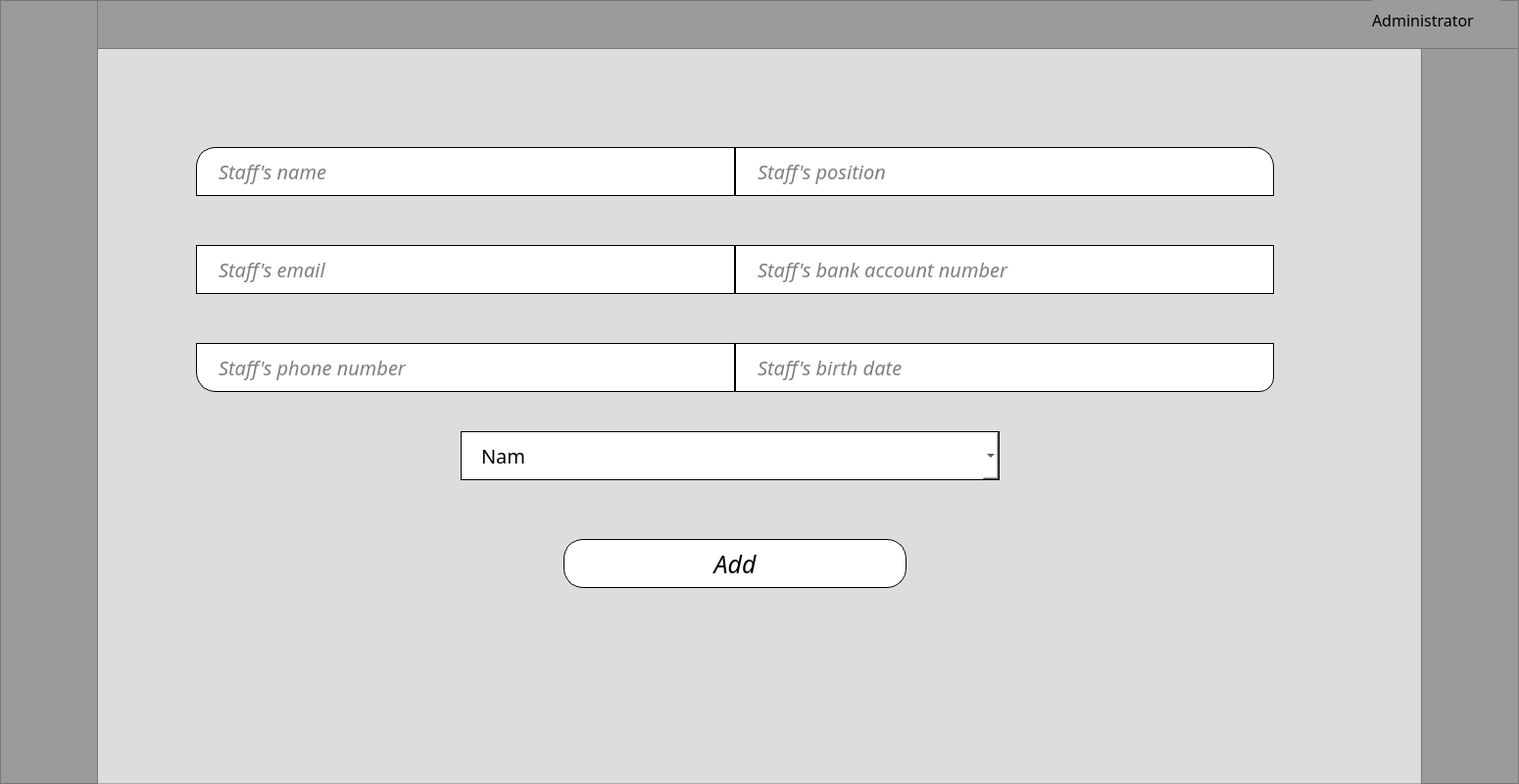
<?xml version="1.0" encoding="UTF-8"?>
<ui version="4.0">
 <class>MainWindow</class>
 <widget class="QMainWindow" name="MainWindow">
  <property name="geometry">
   <rect>
    <x>0</x>
    <y>0</y>
    <width>1550</width>
    <height>800</height>
   </rect>
  </property>
  <property name="windowTitle">
   <string>MainWindow</string>
  </property>
  <widget class="QWidget" name="centralwidget">
   <widget class="QFrame" name="frame">
    <property name="geometry">
     <rect>
      <x>0</x>
      <y>0</y>
      <width>1550</width>
      <height>800</height>
     </rect>
    </property>
    <property name="font">
     <font>
      <italic>false</italic>
      <underline>true</underline>
     </font>
    </property>
    <property name="styleSheet">
     <string notr="true">background:#ddddde</string>
    </property>
    <property name="frameShape">
     <enum>QFrame::StyledPanel</enum>
    </property>
    <property name="frameShadow">
     <enum>QFrame::Raised</enum>
    </property>
    <widget class="QFrame" name="frame_3">
     <property name="geometry">
      <rect>
       <x>0</x>
       <y>0</y>
       <width>1550</width>
       <height>50</height>
      </rect>
     </property>
     <property name="styleSheet">
      <string notr="true">background:#9b9b9b</string>
     </property>
     <property name="frameShape">
      <enum>QFrame::StyledPanel</enum>
     </property>
     <property name="frameShadow">
      <enum>QFrame::Raised</enum>
     </property>
     <widget class="QLabel" name="label_2">
      <property name="geometry">
       <rect>
        <x>10</x>
        <y>10</y>
        <width>80</width>
        <height>80</height>
       </rect>
      </property>
      <property name="text">
       <string/>
      </property>
      <property name="pixmap">
       <pixmap>../Downloads/Thiết_kế_chưa_có_tên__2_-removebg-preview.png</pixmap>
      </property>
      <property name="scaledContents">
       <bool>true</bool>
      </property>
     </widget>
     <widget class="QLabel" name="label_8">
      <property name="geometry">
       <rect>
        <x>1350</x>
        <y>5</y>
        <width>40</width>
        <height>40</height>
       </rect>
      </property>
      <property name="text">
       <string/>
      </property>
      <property name="pixmap">
       <pixmap>../Users/Hello/Downloads/UICON/img/365557112_256733483966404_2319603164221613727_n-fotor-20230814142752.png</pixmap>
      </property>
      <property name="scaledContents">
       <bool>true</bool>
      </property>
     </widget>
     <widget class="QLabel" name="Name_2">
      <property name="geometry">
       <rect>
        <x>1400</x>
        <y>0</y>
        <width>131</width>
        <height>41</height>
       </rect>
      </property>
      <property name="font">
       <font>
        <family>Segoe UI Semilight</family>
        <pointsize>12</pointsize>
        <weight>50</weight>
        <bold>false</bold>
       </font>
      </property>
      <property name="text">
       <string>Administrator</string>
      </property>
     </widget>
    </widget>
    <widget class="QFrame" name="frame_4">
     <property name="geometry">
      <rect>
       <x>0</x>
       <y>0</y>
       <width>100</width>
       <height>800</height>
      </rect>
     </property>
     <property name="styleSheet">
      <string notr="true">background:#9b9b9b</string>
     </property>
     <property name="frameShape">
      <enum>QFrame::StyledPanel</enum>
     </property>
     <property name="frameShadow">
      <enum>QFrame::Raised</enum>
     </property>
     <widget class="QLabel" name="label_3">
      <property name="geometry">
       <rect>
        <x>22</x>
        <y>20</y>
        <width>55</width>
        <height>55</height>
       </rect>
      </property>
      <property name="text">
       <string/>
      </property>
      <property name="pixmap">
       <pixmap>../Users/Hello/Downloads/Thiết_kế_chưa_có_tên__2_-removebg-preview.png</pixmap>
      </property>
      <property name="scaledContents">
       <bool>true</bool>
      </property>
     </widget>
     <widget class="QLabel" name="home">
      <property name="geometry">
       <rect>
        <x>20</x>
        <y>100</y>
        <width>60</width>
        <height>60</height>
       </rect>
      </property>
      <property name="text">
       <string/>
      </property>
      <property name="pixmap">
       <pixmap>../Users/Hello/Downloads/UICON/customer.png</pixmap>
      </property>
      <property name="scaledContents">
       <bool>true</bool>
      </property>
     </widget>
     <widget class="QLabel" name="label">
      <property name="geometry">
       <rect>
        <x>20</x>
        <y>20</y>
        <width>60</width>
        <height>60</height>
       </rect>
      </property>
      <property name="text">
       <string/>
      </property>
      <property name="pixmap">
       <pixmap>../Users/Hello/Downloads/Thiết kế chưa có tên (1).png</pixmap>
      </property>
      <property name="scaledContents">
       <bool>true</bool>
      </property>
     </widget>
     <widget class="QLabel" name="insert">
      <property name="geometry">
       <rect>
        <x>20</x>
        <y>260</y>
        <width>60</width>
        <height>60</height>
       </rect>
      </property>
      <property name="text">
       <string/>
      </property>
      <property name="pixmap">
       <pixmap>../Users/Hello/Downloads/UICON/add-user (1).png</pixmap>
      </property>
      <property name="scaledContents">
       <bool>true</bool>
      </property>
     </widget>
     <widget class="QLabel" name="calc">
      <property name="geometry">
       <rect>
        <x>20</x>
        <y>180</y>
        <width>60</width>
        <height>60</height>
       </rect>
      </property>
      <property name="text">
       <string/>
      </property>
      <property name="pixmap">
       <pixmap>../Users/Hello/Downloads/UICON/accounting.png</pixmap>
      </property>
      <property name="scaledContents">
       <bool>true</bool>
      </property>
     </widget>
     <widget class="QLabel" name="search">
      <property name="geometry">
       <rect>
        <x>20</x>
        <y>340</y>
        <width>60</width>
        <height>60</height>
       </rect>
      </property>
      <property name="text">
       <string/>
      </property>
      <property name="pixmap">
       <pixmap>../Users/Hello/Downloads/search (1).png</pixmap>
      </property>
      <property name="scaledContents">
       <bool>true</bool>
      </property>
     </widget>
    </widget>
    <widget class="QLineEdit" name="Name">
     <property name="geometry">
      <rect>
       <x>200</x>
       <y>150</y>
       <width>550</width>
       <height>50</height>
      </rect>
     </property>
     <property name="font">
      <font>
       <family>Segoe UI Semilight</family>
       <pointsize>15</pointsize>
       <italic>true</italic>
      </font>
     </property>
     <property name="styleSheet">
      <string notr="true">background:#FFFFFF;
border:1px solid black;
padding-left:20px;
border-top-left-radius:20px


</string>
     </property>
     <property name="text">
      <string/>
     </property>
     <property name="placeholderText">
      <string>Staff's name</string>
     </property>
    </widget>
    <widget class="QLineEdit" name="Email">
     <property name="geometry">
      <rect>
       <x>200</x>
       <y>250</y>
       <width>550</width>
       <height>50</height>
      </rect>
     </property>
     <property name="font">
      <font>
       <family>Segoe UI Semilight</family>
       <pointsize>15</pointsize>
       <italic>true</italic>
      </font>
     </property>
     <property name="styleSheet">
      <string notr="true">background:#FFFFFF;
border:1px solid black;
padding-left:20px

</string>
     </property>
     <property name="text">
      <string/>
     </property>
     <property name="placeholderText">
      <string>Staff's email</string>
     </property>
    </widget>
    <widget class="QLineEdit" name="Pos">
     <property name="geometry">
      <rect>
       <x>750</x>
       <y>150</y>
       <width>550</width>
       <height>50</height>
      </rect>
     </property>
     <property name="font">
      <font>
       <family>Segoe UI Semilight</family>
       <pointsize>15</pointsize>
       <italic>true</italic>
      </font>
     </property>
     <property name="styleSheet">
      <string notr="true">background:#FFFFFF;
border-top-right-radius:20px;
border:1px solid black;
padding-left:20px

</string>
     </property>
     <property name="text">
      <string/>
     </property>
     <property name="placeholderText">
      <string>Staff's position</string>
     </property>
    </widget>
    <widget class="QLineEdit" name="BNumbers">
     <property name="geometry">
      <rect>
       <x>750</x>
       <y>250</y>
       <width>550</width>
       <height>50</height>
      </rect>
     </property>
     <property name="font">
      <font>
       <family>Segoe UI Semilight</family>
       <pointsize>15</pointsize>
       <italic>true</italic>
      </font>
     </property>
     <property name="styleSheet">
      <string notr="true">background:#FFFFFF;
border:1px solid black;
padding-left:20px

</string>
     </property>
     <property name="text">
      <string/>
     </property>
     <property name="placeholderText">
      <string>Staff's bank account number</string>
     </property>
    </widget>
    <widget class="QLineEdit" name="Birth">
     <property name="geometry">
      <rect>
       <x>750</x>
       <y>350</y>
       <width>550</width>
       <height>50</height>
      </rect>
     </property>
     <property name="font">
      <font>
       <family>Segoe UI Semilight</family>
       <pointsize>15</pointsize>
       <italic>true</italic>
      </font>
     </property>
     <property name="styleSheet">
      <string notr="true">background:#FFFFFF;
border:1px solid black;
padding-left:20px;
border-bottom-right-radius:15px
</string>
     </property>
     <property name="placeholderText">
      <string>Staff's birth date</string>
     </property>
    </widget>
    <widget class="QPushButton" name="Add">
     <property name="geometry">
      <rect>
       <x>575</x>
       <y>550</y>
       <width>350</width>
       <height>50</height>
      </rect>
     </property>
     <property name="font">
      <font>
       <family>Segoe UI Semilight</family>
       <pointsize>19</pointsize>
       <italic>true</italic>
       <kerning>false</kerning>
      </font>
     </property>
     <property name="styleSheet">
      <string notr="true">background:#ffffff;
border:1px solid black;
border-radius:20px</string>
     </property>
     <property name="text">
      <string>Add</string>
     </property>
    </widget>
    <widget class="QLineEdit" name="PNumbers">
     <property name="geometry">
      <rect>
       <x>200</x>
       <y>350</y>
       <width>550</width>
       <height>50</height>
      </rect>
     </property>
     <property name="font">
      <font>
       <family>Segoe UI Semilight</family>
       <pointsize>15</pointsize>
       <italic>true</italic>
      </font>
     </property>
     <property name="styleSheet">
      <string notr="true">background:#ffffff;
border-bottom-left-radius:20px;
border:1px solid black;
padding-left:20px</string>
     </property>
     <property name="placeholderText">
      <string>Staff's phone number</string>
     </property>
    </widget>
    <widget class="QFrame" name="frame_2">
     <property name="geometry">
      <rect>
       <x>1450</x>
       <y>0</y>
       <width>100</width>
       <height>800</height>
      </rect>
     </property>
     <property name="styleSheet">
      <string notr="true">background:#9b9b9b</string>
     </property>
     <property name="frameShape">
      <enum>QFrame::StyledPanel</enum>
     </property>
     <property name="frameShadow">
      <enum>QFrame::Raised</enum>
     </property>
    </widget>
    <widget class="QComboBox" name="Gender">
     <property name="geometry">
      <rect>
       <x>470</x>
       <y>440</y>
       <width>550</width>
       <height>50</height>
      </rect>
     </property>
     <property name="font">
      <font>
       <family>Segoe UI Semilight</family>
       <pointsize>15</pointsize>
       <italic>false</italic>
       <underline>false</underline>
      </font>
     </property>
     <property name="styleSheet">
      <string notr="true">background:#FFFFFF;
padding-left:20px;
border: 1px solid black

</string>
     </property>
     <item>
      <property name="text">
       <string>Nam</string>
      </property>
     </item>
     <item>
      <property name="text">
       <string>Nữ</string>
      </property>
     </item>
    </widget>
    <zorder>frame_2</zorder>
    <zorder>frame_3</zorder>
    <zorder>frame_4</zorder>
    <zorder>Name</zorder>
    <zorder>Email</zorder>
    <zorder>Pos</zorder>
    <zorder>BNumbers</zorder>
    <zorder>Birth</zorder>
    <zorder>Add</zorder>
    <zorder>PNumbers</zorder>
    <zorder>Gender</zorder>
   </widget>
  </widget>
 </widget>
 <tabstops>
  <tabstop>Email</tabstop>
  <tabstop>Add</tabstop>
  <tabstop>Pos</tabstop>
  <tabstop>BNumbers</tabstop>
  <tabstop>Birth</tabstop>
  <tabstop>Name</tabstop>
 </tabstops>
 <resources/>
 <connections/>
</ui>
